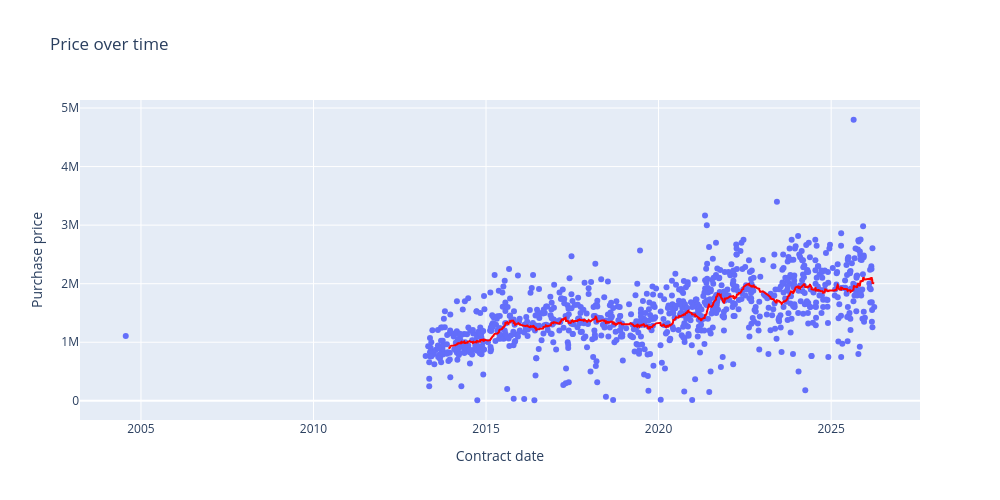

Notebook code cell kept with this figure:
### Code cell
#Price by contract date

fig = px.scatter(
    df_myarea,
    x='Contract date',
    y='Purchase price',    
    title='Price over time',
    trendline='rolling',
    trendline_options=dict(window=45),    
    trendline_color_override="red",
    width=1000,
    height=500,
    labels={'x':'Contract date'},
    hover_name=df_myarea['Property house number'] + ' ' + df_myarea['Property street name'] + ', ' + df_myarea['Property locality'],
    hover_data={
        'Area - scaled':False,
        'Zoning':True,
        'Area':True
    }
)

fig.show()

### Figure 1 — Plotly figure (JSON) as saved in the notebook; plotly's stock layout.template omitted (floating-point values rounded to 4 significant figures; data arrays with more than 128 entries replaced by an {"elided": "..."} marker saying what was removed)
{"data": [{"customdata": {"elided": "907x3 mixed values"}, "hovertemplate": "<b>%{hovertext}</b><br><br>Contract date=%{x}<br>Purchase price=%{y}<br>Zoning=%{customdata[1]}<br>Area=%{customdata[2]}<extra></extra>", "hovertext": {"elided": "907 str values"}, "legendgroup": "", "marker": {"color": "#636efa", "symbol": "circle"}, "mode": "markers", "name": "", "orientation": "v", "showlegend": false, "type": "scatter", "x": {"elided": "907 str values"}, "xaxis": "x", "y": {"elided": "907 float values"}, "yaxis": "y"}, {"hovertemplate": "<b>Rolling mean trendline</b><br><br>Contract date=%{x}<br>Purchase price=%{y} <b>(trend)</b><extra></extra>", "legendgroup": "", "line": {"color": "red"}, "marker": {"color": "#636efa", "symbol": "circle"}, "mode": "lines", "name": "", "showlegend": false, "type": "scatter", "x": {"elided": "907 str values"}, "xaxis": "x", "y": {"elided": "907 float values"}, "yaxis": "y"}], "layout": {"height": 500, "legend": {"tracegroupgap": 0}, "title": {"text": "Price over time"}, "width": 1000, "xaxis": {"anchor": "y", "domain": [0, 1], "title": {"text": "Contract date"}}, "yaxis": {"anchor": "x", "domain": [0, 1], "title": {"text": "Purchase price"}}}}
